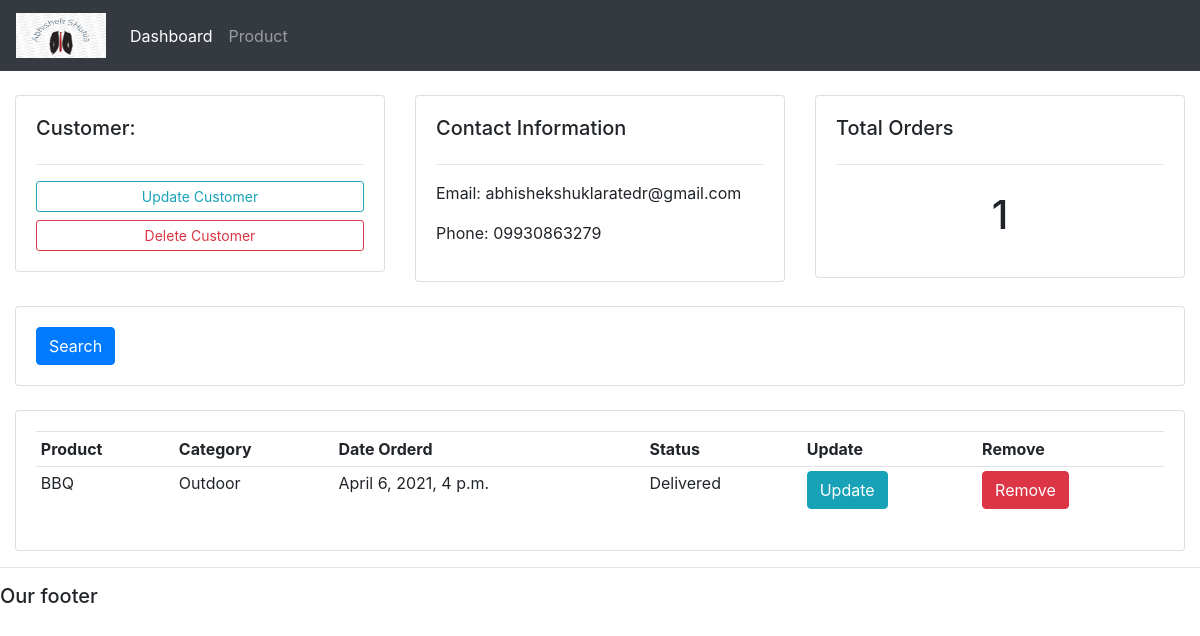
/customer/2, run on an earlier commit of the app's database.
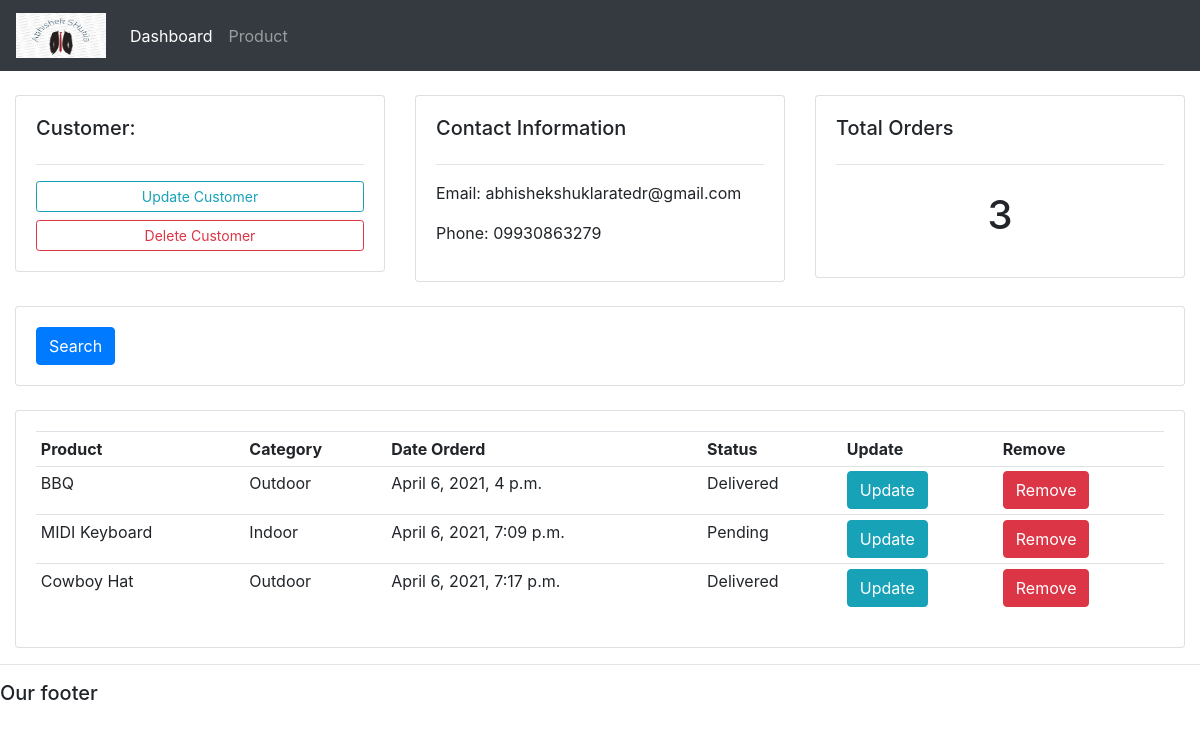
And on a later commit of the database.
### accounts/models.py (models this page shows)
class Order(models.Model):
    STATUS = (
        ('Pending', 'Pending'),
        ('Out For Delivery', 'Out For Delivery'),
        ('Delivered', 'Delivered')
    )
    customer = models.ForeignKey(
        "Customer", on_delete=models.SET_NULL, null=True)
    product = models.ForeignKey(
        "Product", on_delete=models.SET_NULL, null=True)
    date_created = models.DateTimeField(auto_now_add=True, null=True)
    status = models.CharField(max_length=200, null=True, choices=STATUS)

class Product(models.Model):
    CATEGORY = (
        ('Indoor', 'Indoor'),
        ('Outdoor', 'Outdoor'),
    )
    name = models.CharField(max_length=200, null=True)
    price = models.FloatField(null=True)
    category = models.CharField(max_length=200, null=True, choices=CATEGORY)
    description = models.CharField(max_length=200, null=True)
    date_created = models.DateTimeField(auto_now_add=True, null=True)
    tag = models.ManyToManyField(Tag)
    def __str__(self):
        return self.name

### accounts/views.py (the view)
# urls.py: path("customer/<str:cust_id>", views.customer, name="customer"),
def customer(request, cust_id):
    customer = Customer.objects.get(id=cust_id)
    orders = customer.order_set.all()
    orders_count = orders.count()
    context = {'customer': customer, 'orders': orders,
               'orders_count': orders_count}
    return render(request, "accounts/customer.html", context)

### accounts/templates/accounts/customer.html
{%  extends 'accounts/main.html' %}
{% block content %}
	<br>
<div class="row">
	<div class="col-md">
		<div class="card card-body">
			<h5>Customer:</h5>
			<hr>
			<a class="btn btn-outline-info  btn-sm btn-block" href="">Update Customer</a>
			<a class="btn btn-outline-danger  btn-sm btn-block" href="">Delete Customer</a>
		</div>
	</div>
	<div class="col-md">
		<div class="card card-body">
			<h5>Contact Information</h5>
			<hr>
			<p>Email: {{customer.email}}</p>
			<p>Phone: {{customer.phone}}</p>
		</div>
	</div>
	<div class="col-md">
		<div class="card card-body">
			<h5>Total Orders</h5>
			<hr>
			<h1 style="text-align: center;padding: 10px">{{orders_count}}</h1>
		</div>
	</div>
</div>
<br>
<div class="row">
	<div class="col">
		<div class="card card-body">
			<form method="get">
		    <button class="btn btn-primary" type="submit">Search</button>
		  </form>
		</div>
	</div>
</div>
<br>
<div class="row">
	<div class="col-md">
		<div class="card card-body">
			<table class="table table-sm">
				<tr>
					<th>Product</th>
					<th>Category</th>
					<th>Date Orderd</th>
					<th>Status</th>
					<th>Update</th>
					<th>Remove</th>
				</tr>
				{%for order in orders%}
					<tr>
						<td>{{order.product}}</td>
						<td>{{order.product.category}}</td>
						<td>{{order.date_created}}</td>
						<td>{{order.status}}</td>
						<td><a href="" class="btn btn-info">Update</a></td>
						<td><a href="" class="btn btn-danger">Remove</a></td>
					</tr>
				{%endfor%}
			</table>
		</div>
	</div>
</div>
{% endblock %}

What changed in the data, as far as the page shows it:
added Order: product "MIDI Keyboard", product.category "Indoor", date_created "April 6, 2021, 7:09 p.m.", status "Pending"
added Order: product "Cowboy Hat", product.category "Outdoor", date_created "April 6, 2021, 7:17 p.m.", status "Delivered"
Also different on the page:
{{ orders_count }}: "1" → "3"
